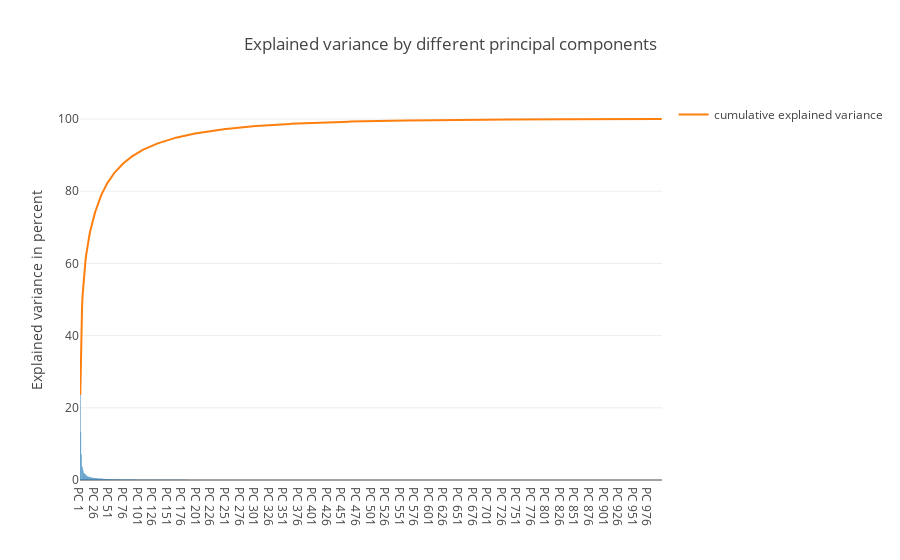

The code cell stored with this chart in its notebook:
### Markdown cell above
### For this question we choose the ' explained Variance' methode .

### Code cell
k= 1000

PCA(imagebox,k)

#plotly.tools.set_credentials_file(username='remitoudic', api_key='aupwO29X8t2SyCOWs5y6')
# Found : https://plot.ly/ipython-notebooks/principal-component-analysis/


from plotly.offline import download_plotlyjs, init_notebook_mode, plot, iplot
init_notebook_mode(connected=True)
from plotly.graph_objs import *
import plotly.offline as offline


components_viz=k

tot = sum(eigenValues)
var_exp = [(i / tot)*100 for i in sorted(eigenValues, reverse=True)]
cum_var_exp = np.cumsum(var_exp)


trace1 = Bar(
        x=['PC %s' %i for i in range(1,components_viz)],
        y=var_exp,
        showlegend=False)

trace2 = Scatter(
        x=['PC %s' %i for i in range(1,components_viz)], 
        y=cum_var_exp,
        name='cumulative explained variance')

data = Data([trace1, trace2])

layout=Layout(
        yaxis=YAxis(title='Explained variance in percent'),
        title='Explained variance by different principal components')

fig = Figure(data=data, layout=layout)

offline.iplot(fig)

### Figure 1 — Plotly figure (JSON) as saved in the notebook; plotly's stock layout.template omitted (floating-point values rounded to 4 significant figures; data arrays with more than 128 entries replaced by an {"elided": "..."} marker saying what was removed)
{"data": [{"showlegend": false, "type": "bar", "x": {"elided": "999 str values"}, "y": {"elided": "1000 float values"}}, {"name": "cumulative explained variance", "type": "scatter", "x": {"elided": "999 str values"}, "y": {"elided": "1000 float values"}}], "layout": {"title": "Explained variance by different principal components", "yaxis": {"title": "Explained variance in percent"}}}
